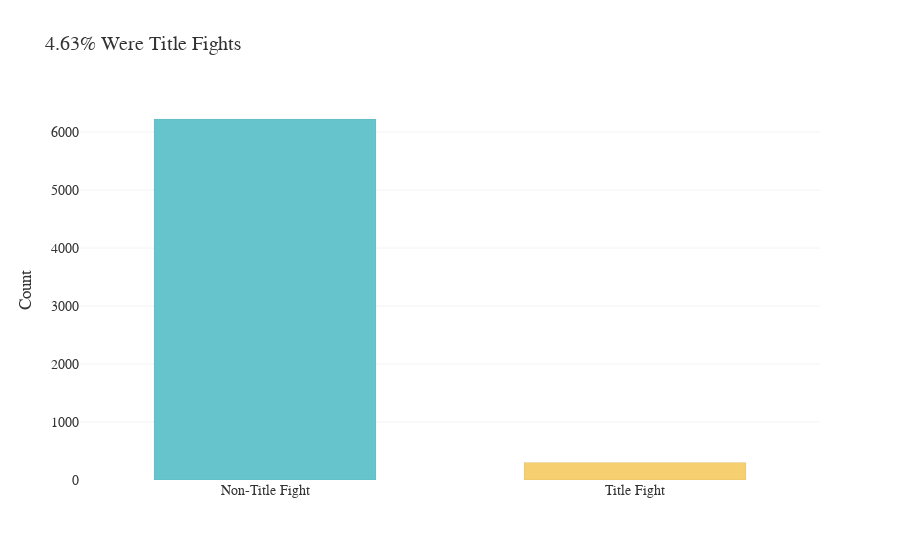

Notebook code cell kept with this figure:
### Code cell
title_counts = ufc['TitleBout'].value_counts().reset_index()
title_counts.columns = ['TitleBout', 'Count']
title_counts['TitleBout'] = title_counts['TitleBout'].map({True: 'Title Fight', False: 'Non-Title Fight'})

total_fights = title_counts['Count'].sum()
title_fight_count = title_counts[title_counts['TitleBout'] == 'Title Fight']['Count'].values[0]
title_ratio = title_fight_count / total_fights * 100

fig = px.bar(title_counts, x = 'TitleBout', y = 'Count',
             color = 'TitleBout', color_discrete_sequence = px.colors.qualitative.Pastel,
             title = f'{title_ratio:.2f}% Were Title Fights')

fig.update_layout(plot_bgcolor = 'white', paper_bgcolor = 'white',
                  font = dict(family = "Helvetica Neue", size = 14, color = "#333"),
                  xaxis = dict(title = ''), yaxis = dict(title = 'Count', gridcolor = 'rgba(0,0,0,0.05)'),
                  title_x = 0.05, showlegend = False, bargap = 0.4)

fig.update_traces(marker_line_width = 0.5, marker_line_color = 'rgba(0,0,0,0.1)')
fig.show()

### Figure 1 — Plotly figure (JSON) as saved in the notebook; plotly's stock layout.template omitted (floating-point values rounded to 4 significant figures)
{"data": [{"hovertemplate": "TitleBout=%{x}<br>Count=%{y}<extra></extra>", "legendgroup": "Non-Title Fight", "marker": {"color": "rgb(102, 197, 204)", "line": {"color": "rgba(0,0,0,0.1)", "width": 0.5}, "pattern": {"shape": ""}}, "name": "Non-Title Fight", "orientation": "v", "showlegend": true, "textposition": "auto", "type": "bar", "x": ["Non-Title Fight"], "xaxis": "x", "y": [6226], "yaxis": "y"}, {"hovertemplate": "TitleBout=%{x}<br>Count=%{y}<extra></extra>", "legendgroup": "Title Fight", "marker": {"color": "rgb(246, 207, 113)", "line": {"color": "rgba(0,0,0,0.1)", "width": 0.5}, "pattern": {"shape": ""}}, "name": "Title Fight", "orientation": "v", "showlegend": true, "textposition": "auto", "type": "bar", "x": ["Title Fight"], "xaxis": "x", "y": [302], "yaxis": "y"}], "layout": {"bargap": 0.4, "barmode": "relative", "font": {"color": "#333", "family": "Helvetica Neue", "size": 14}, "legend": {"title": {"text": "TitleBout"}, "tracegroupgap": 0}, "paper_bgcolor": "white", "plot_bgcolor": "white", "showlegend": false, "title": {"text": "4.63% Were Title Fights", "x": 0.05}, "xaxis": {"anchor": "y", "categoryarray": ["Non-Title Fight", "Title Fight"], "categoryorder": "array", "domain": [0, 1], "title": {"text": ""}}, "yaxis": {"anchor": "x", "domain": [0, 1], "gridcolor": "rgba(0,0,0,0.05)", "title": {"text": "Count"}}}}
